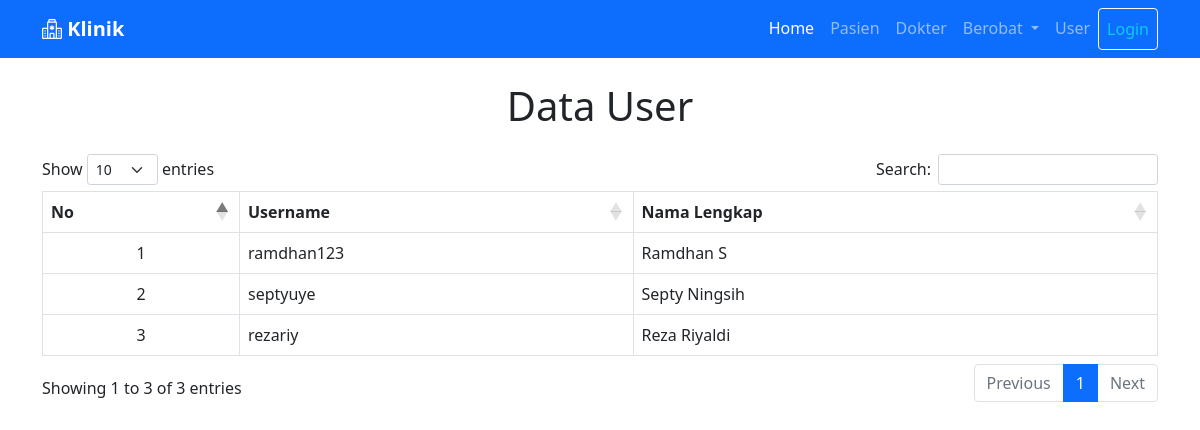
The app's page /user.php, older data.
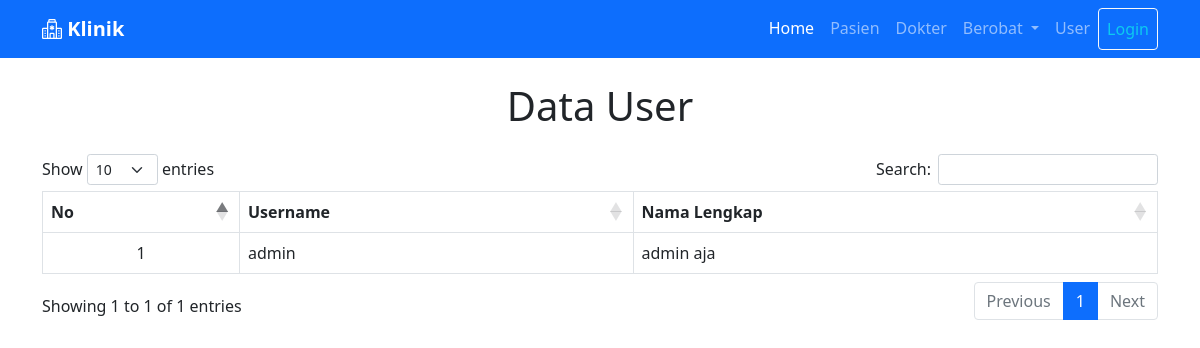
The same page, newer data.
### tables this page shows
CREATE TABLE `user` (
  `id_user` int(11) NOT NULL,
  `username` varchar(20) NOT NULL,
  `password` varchar(100) NOT NULL,
  `nama_lengkap` varchar(40) NOT NULL,
  `added_by` varchar(50) NOT NULL,
  `update_by` varchar(50) DEFAULT NULL
);

### user.php (the view, shortened to what this page needs)
<?php include "layout/_header.php"; ?>
<div class="container">
    <h1 class="text-center my-4">Data User</h1>
    <table class="table table-bordered table-hover" id="example">
        <thead>
            <tr class="text-center">
                <th>No</th>
                <th>Username</th>
                <th>Nama Lengkap</th>
            </tr>
        </thead>
        <tbody>
            <?php
            $no = 1;
            $query = "SELECT * FROM user";
            $sql = mysqli_query($koneksi, $query);
            while ($user = mysqli_fetch_array($sql)) {
            ?>
                <tr>
                    <td class="text-center align-middle"><?= $no++ ?></td>
                    <td class="align-middle"><?= $user['username'] ?></td>
                    <td class="align-middle"><?= $user['nama_lengkap'] ?></td>
                </tr>
            <?php } ?>
        </tbody>
    </table>
</div>
<?php include "layout/_footer.php"; ?>

### layout/_header.php (shortened to what this page needs)
<?php
$uriSegments = explode("/", parse_url($_SERVER['REQUEST_URI'], PHP_URL_PATH));
?>
<!DOCTYPE html>
<html lang="en">
<head>
    <link href="https://cdn.jsdelivr.net/npm/bootstrap@5.1.3/dist/css/bootstrap.min.css" rel="stylesheet">
    <link rel="stylesheet" href="https://cdn.jsdelivr.net/npm/bootstrap-icons@1.8.3/font/bootstrap-icons.css">
    <link rel="stylesheet" href="https://cdnjs.cloudflare.com/ajax/libs/twitter-bootstrap/5.1.3/css/bootstrap.min.css">
    <link rel="stylesheet" href="https://cdn.datatables.net/1.12.1/css/dataTables.bootstrap5.min.css">
</head>
<body>
    <nav class="navbar navbar-expand-lg navbar-dark bg-primary">
        <div class="container">
            <a class="navbar-brand fw-bold" href="index.php"><i class="bi bi-hospital"></i> Klinik</a>
            <div class="collapse navbar-collapse" id="navbarNav">
                <ul class="navbar-nav ms-auto">
                    <li class="nav-item">
                        <a class="nav-link <?= $uriSegments[2] == 'index.php' || $uriSegments[2] == '' ? 'active' : '' ?>" href="index.php">Home</a>
                    </li>
                    <li class="nav-item">
                        <a class="nav-link <?= $uriSegments[2] == 'pasien.php' ? 'active' : '' ?>" href="pasien.php">Pasien</a>
                    </li>
                    <li class="nav-item">
                        <a class="nav-link <?= $uriSegments[2] == 'dokter.php' ? 'active' : '' ?>" href="dokter.php">Dokter</a>
                    </li>
                    <li class="nav-item dropdown">
                        <a class="nav-link dropdown-toggle <?= $uriSegments[2] == 'berobat.php' || $uriSegments[2] == 'obat.php' || $uriSegments[2] == 'resep_obat.php' ? 'active' : '' ?>" href="#" id="navbarDropdown" role="button" data-bs-toggle="dropdown" aria-expanded="false">
                            Berobat
                        </a>
                    </li>
                    <li class="nav-item">
                        <a class="nav-link <?= $uriSegments[2] == 'user.php' ? 'active' : '' ?>" href="user.php">User</a>
                    </li>
                    <?php if (!$_SESSION['userdata']['logged_in']) : ?>
                        <li class="nav-item">
                            <a class="nav-link btn btn-outline-light text-info" href="login.php">Login</a>
                        </li>
                    <?php endif ?>
                </ul>
            </div>
        </div>
    </nav>

### layout/_footer.php (shortened to what this page needs)
</body>
</html>

Row changes from the older to the newer data that the page shows:
removed user: username "ramdhan123", nama_lengkap "Ramdhan S"
removed user: username "septyuye", nama_lengkap "Septy Ningsih"
removed user: username "rezariy", nama_lengkap "Reza Riyaldi"
added user: username "admin", nama_lengkap "admin aja"
Text that changed along with them:
text written by a page script: "Show entries Search: Showing 1 to 3 of 3 entries Previous 1 Next" → "Show entries Search: Showing 1 to 1 of 1 entries Previous 1 Next"
